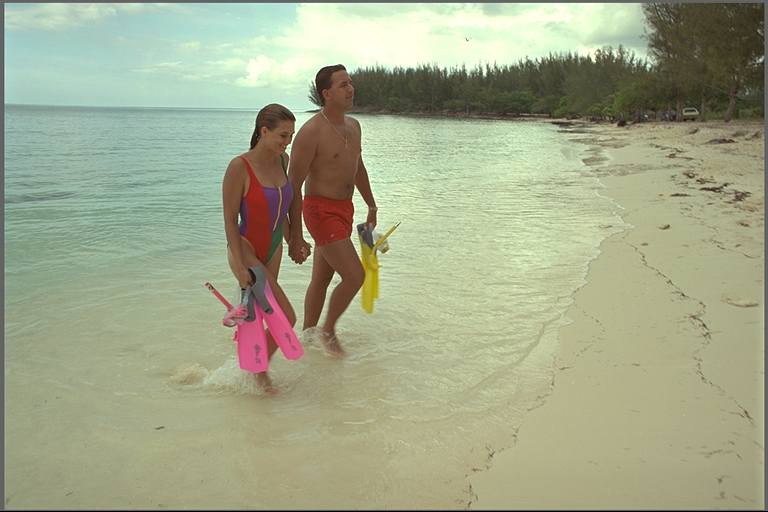
%> input picture Dataset/Part B/IMG_1.png, 768 x 512 px
$ octave adaptive_nonlinear_stretching_backup.m   (GNU Octave 9; MATLAB toolbox functions it lacks are replaced by stand-ins)
%> lines starting %> are read from the running program, lines starting %| are printed output that depends on the picture
close all;
clear all;
clc
%%================================================================================================
D = '../Dataset/Part A/';
% D = '../Dataset/Part B/';
S = fullfile(pwd, D, 'IMG_1.png');
im = imread(S); % Read the Image
%> im is the input picture: size 512x768x3 uint8; mean R, G, B 161.6, 167, 137.9
hsv_x = rgb2hsv(im);
%> hsv_x: size 512x768x3 double; mean H, S, V 0.224, 0.225, 0.671

i = hsv_x(:,:,3);
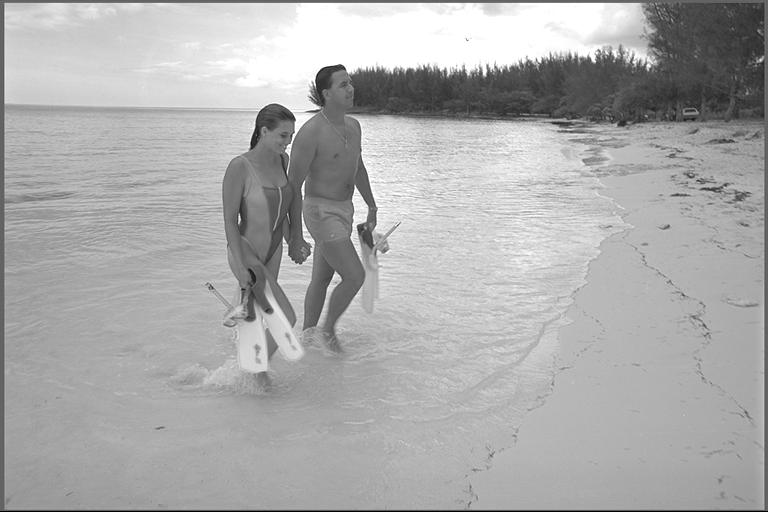
%> i: size 512x768 double; min 0, max 1, mean 0.671
% i255 = uint8(i*255);

hsv_y = adapt_nonlinear_stretch(i);
% [10 lines not run here, left out]
function threshold = otsu_threshold(I)
    [counts,x] = imhist(I);
%> counts = 256 values, max 16816 at index 256, min 0 at index 2, mean 1536; x = 256 values from 0 to 1
    threshold = otsuthresh(counts);
%> threshold = 0.545
end
% [19 lines of commented-out code are left out]

function y = summationXPX(x, low, high)
    %Calculate px
    [M,N]=size(x); % get size of image
    total_pixels = M*N;
    for i=0:255
       PDF(i+1)=sum(sum(x==i))/total_pixels; %hist of input image
    end
    y = x;
    for i=low:high
       I=find(x==i); %index of pixels in input image with value ‘i’
       xpx = x(I, 0) * PDF(low:i);
       CDF = sum(xpx);
       y(I)=round(CDF*255); %(L-1)*CDF
    end

end

function y = summationPx(x, low, high)
    [M,N]=size(x); % get size of image
    total_pixels = M*N;
    for i=0:255
       PDF(i+1)=sum(sum(x==i))/total_pixels; %hist of input image
    end
    y = x;
    for i=low:high
       I=find(x==i); %index of pixels in input image with value ‘i’
       CDF = sum(PDF(low:i));
       y(I)=round(CDF*255); %(L-1)*CDF
    end
end


function [px, xpx] = ret_px_xpx(PDF, low, high)
    px = sum(PDF(low:high));
    xpx = 0;
    for i=low:high
       xpx = xpx + (i/255.0) * PDF(i);
    end
end


function hist = calc_hist(x)
    [M,N]=size(x); % get size of image
%> M = 512; N = 768
    total_pixels = M*N;
%> total_pixels = 393216

    for i=0:255
       PDF(i+1)=sum(sum(x==i))/total_pixels; %hist of input image
    end
%> after the loop, PDF = 256 values, max 0.0428 at index 256, min 0 at index 2, mean 0.00391
    hist = PDF;
%> hist has the same summary as PDF
end

function kbar = calc_kbar(x, b)
    ybar = 0.5;                       %%% Given in paper

    x255 = uint8(x*255);
    x_hist = calc_hist(x255);
%> x_hist has the same summary as PDF in calc_hist
    b_255 = uint8(b*255);
%> b_255 = 139

    [b1, a1] = ret_px_xpx(x_hist, b_255, 255);
%> in ret_px_xpx, `px = sum(PDF(low:high));`: px = 0.79
%> the loop in ret_px_xpx, `for i=low:high` made 117 passes
%> b1 = 0.79; a1 = 0
    [~, c1] = ret_px_xpx(x_hist, 0, b_255);
%> (the run ends here)

$ run again, with Dataset/Part B/IMG_10.png copied over Dataset/Part B/IMG_1.png
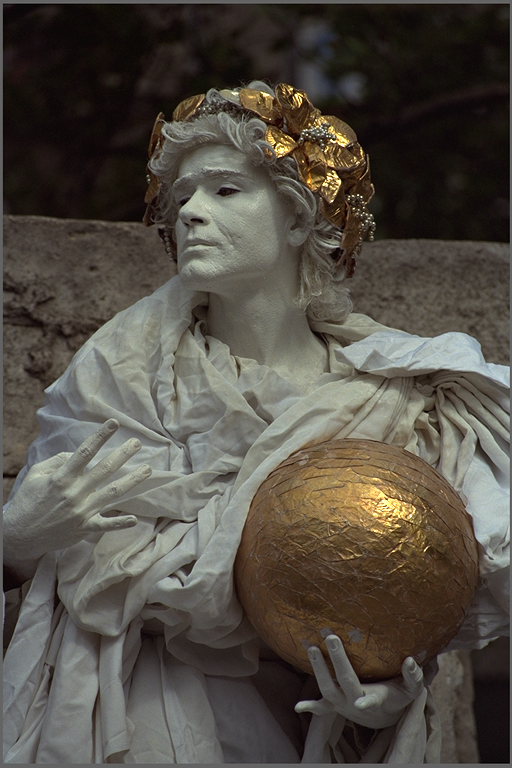
%> input picture Dataset/Part B/IMG_10.png, 512 x 768 px
%> im is the input picture: size 768x512x3 uint8; mean R, G, B 82.7, 77.1, 69
%> hsv_x: size 768x512x3 double; mean H, S, V 0.187, 0.249, 0.329
%> `i = hsv_x(:,:,3);`:
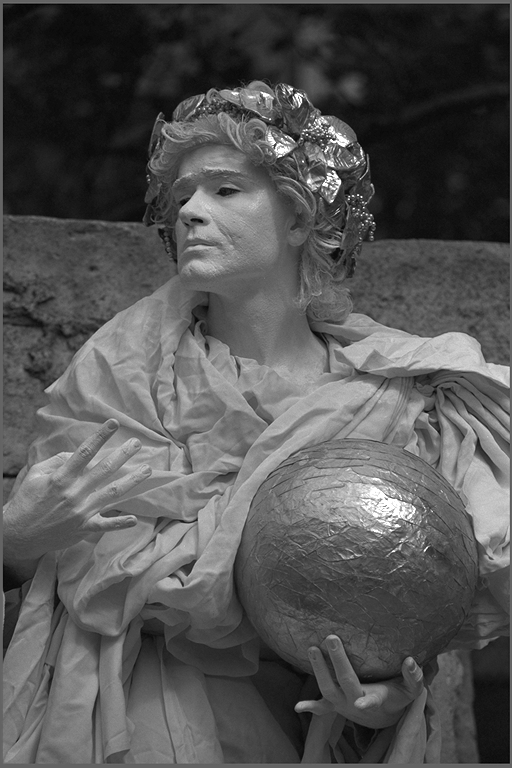
%> i: size 768x512 double; min 0.00392, max 1, mean 0.329
%> counts = 256 values, max 8592 at index 18, min 0 at index 1, mean 1536; x = 256 values from 0 to 1
%> threshold = 0.345
%> after the loop in calc_hist, `for i=0:255`: PDF = 256 values, max 0.0219 at index 18, min 0 at index 1, mean 0.00391
%> hist has the same summary as PDF
%> x_hist has the same summary as PDF in calc_hist
%> b_255 = 88
%> px = 0.453
%> a1 = 0

$ run again, with Dataset/Part B/IMG_11.png copied over Dataset/Part B/IMG_1.png
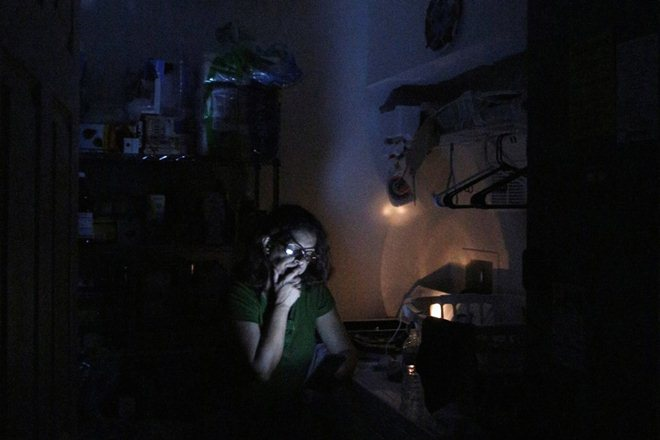
%> input picture Dataset/Part B/IMG_11.png, 660 x 440 px
%> im is the input picture: size 440x660x3 uint8; mean R, G, B 19.3, 19.2, 22.6
%> hsv_x: size 440x660x3 double; mean H, S, V 0.379, 0.278, 0.0986
%> `i = hsv_x(:,:,3);`:
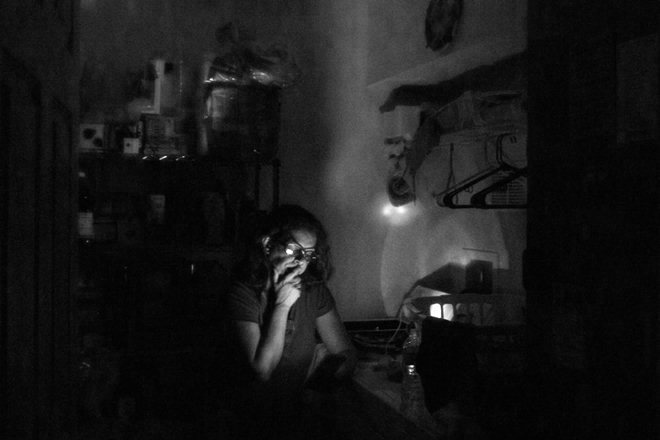
%> i: size 440x660 double; min 0, max 1, mean 0.0986
%> counts = 256 values, max 23170 at index 7, min 1 at index 246, mean 1134.4; x = 256 values from 0 to 1
%> threshold = 0.184
%> after the loop in calc_hist, `for i=0:255`: PDF = 256 values, max 0.0798 at index 7, min 3.44e-06 at index 246, mean 0.00391
%> hist has the same summary as PDF
%> x_hist has the same summary as PDF in calc_hist
%> b_255 = 47
%> px = 0.164
%> a1 = 0

$ run again, with Dataset/Part B/IMG_2.png copied over Dataset/Part B/IMG_1.png
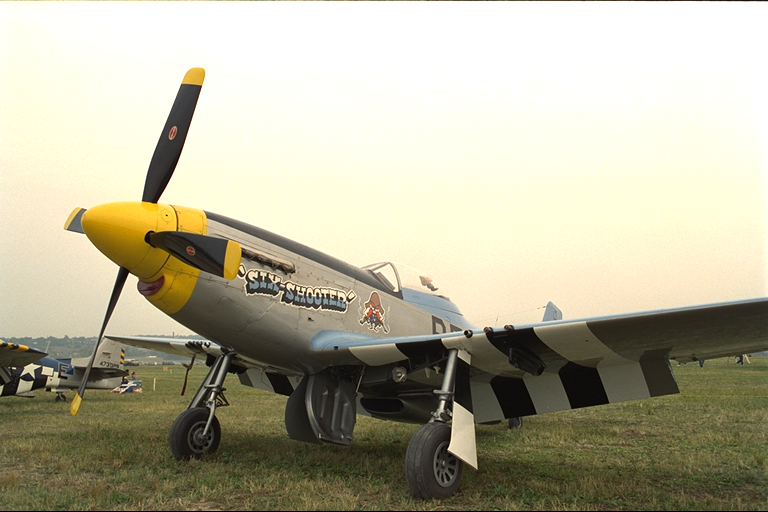
%> input picture Dataset/Part B/IMG_2.png, 768 x 512 px
%> im is the input picture: size 512x768x3 uint8; mean R, G, B 180.5, 176.3, 154.7
%> hsv_x: size 512x768x3 double; mean H, S, V 0.132, 0.202, 0.709
%> `i = hsv_x(:,:,3);`:
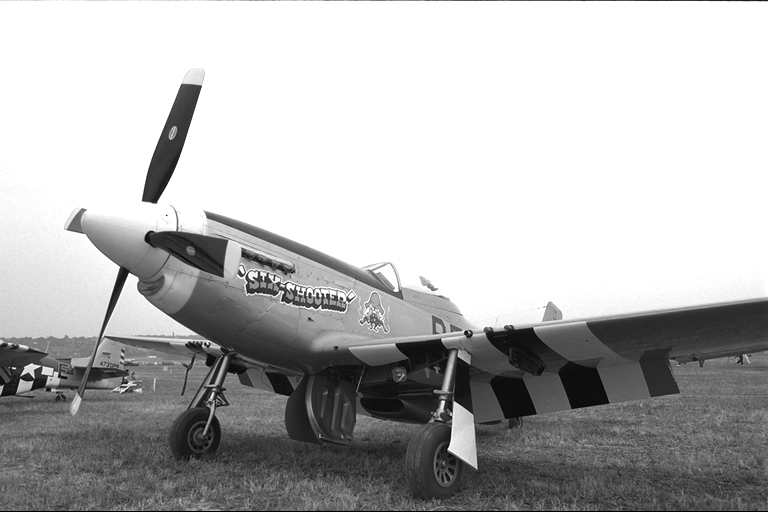
%> i: size 512x768 double; min 0, max 1, mean 0.709
%> counts = 256 values, max 194633 at index 256, min 0 at index 3, mean 1536; x = 256 values from 0 to 1
%> threshold = 0.647
%> after the loop in calc_hist, `for i=0:255`: PDF = 256 values, max 0.495 at index 256, min 0 at index 3, mean 0.00391
%> hist has the same summary as PDF
%> x_hist has the same summary as PDF in calc_hist
%> b_255 = 165
%> px = 0.101
%> the loop in ret_px_xpx, `for i=low:high` made 91 passes
%> a1 = 0
